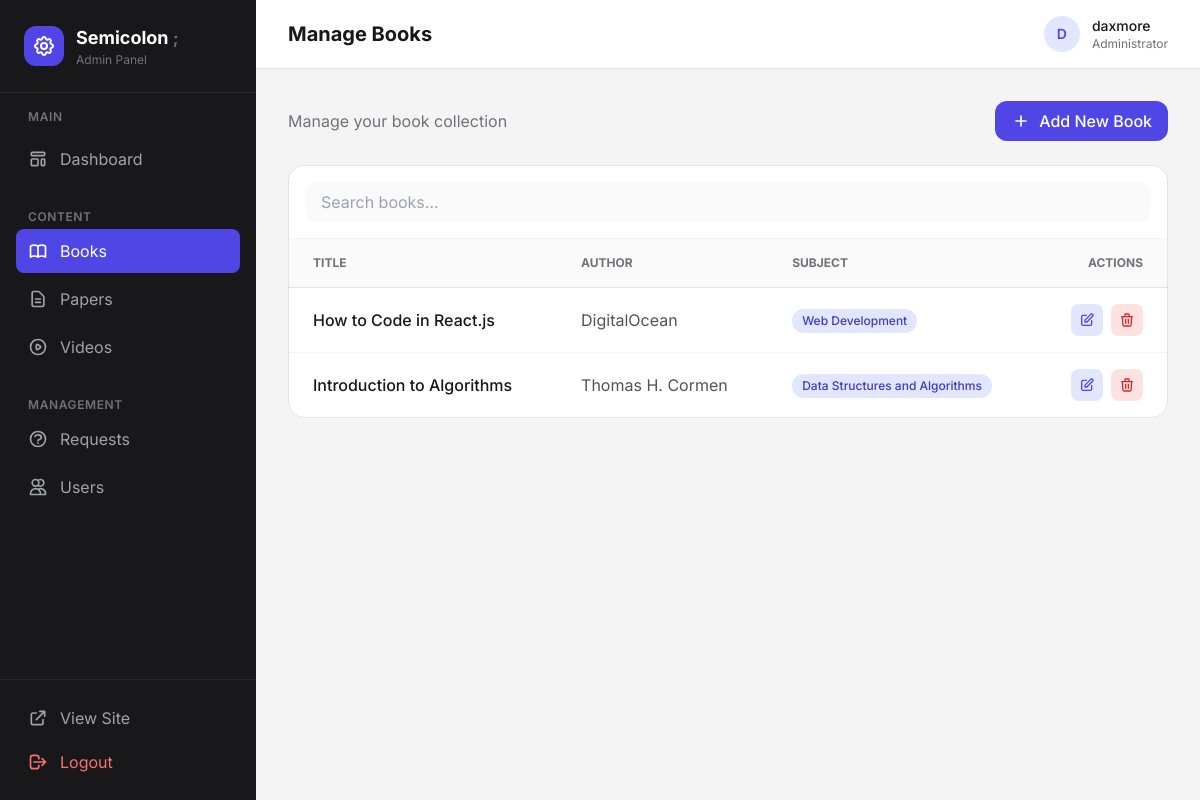
The app's page /admin/books.php (signed in) with its own data.
### tables this page shows
CREATE TABLE IF NOT EXISTS books (
    id INT AUTO_INCREMENT PRIMARY KEY,
    title VARCHAR(255) NOT NULL,
    author VARCHAR(255) NOT NULL,
    description TEXT,
    subject VARCHAR(255),
     
    difficulty VARCHAR(255),
    private_path VARCHAR(255) NOT NULL,  
    cover_image VARCHAR(255),
    slug VARCHAR(255) UNIQUE,
    token VARCHAR(255) UNIQUE,
    created_at TIMESTAMP DEFAULT CURRENT_TIMESTAMP
);

### includes/functions.php (called while the page is built, shortened)
<?php
function get_books($subject = null, $semester = null)
{
    global $conn;
    $sql = "SELECT * FROM books WHERE 1=1";
    $stmt = $conn->prepare($sql);
    $types = '';
    $stmt->execute();
    $result = $stmt->get_result();
    $books = [];
    if ($result->num_rows > 0) {
        while ($row = $result->fetch_assoc()) {
            $books[] = $row;
        }
    }
    return $books;
}
?>

### admin/books.php (the view, shortened to what this page needs)
<?php
require_once '../includes/db.php';
require_once '../includes/functions.php';
$books = get_books();
$showForm = isset($_GET['add']);
include 'header.php';
?>
<div class="flex justify-between items-center mb-6">
    <p class="text-zinc-500">Manage your book collection</p>
    <?php if (!$showForm): ?>
        <a href="books.php?add=1" class="inline-flex items-center gap-2 px-4 py-2 bg-indigo-600 text-white rounded-xl font-medium hover:bg-indigo-700 transition">
            <svg xmlns="http://www.w3.org/2000/svg" class="h-5 w-5" fill="none" viewBox="0 0 24 24" stroke="currentColor" stroke-width="2">
                <path stroke-linecap="round" stroke-linejoin="round" d="M12 6v6m0 0v6m0-6h6m-6 0H6" />
            </svg>
            Add New Book
        </a>
    <?php else: ?>
        <a href="books.php" class="inline-flex items-center gap-2 px-4 py-2 border border-zinc-200 text-zinc-700 rounded-xl font-medium hover:bg-zinc-50 transition">
            Cancel
        </a>
    <?php endif; ?>
</div>
<div class="bg-white rounded-2xl border border-zinc-200 overflow-hidden">
    <div class="p-4 border-b border-zinc-100">
        <input type="text" id="searchInput" onkeyup="searchBooks()" placeholder="Search books..."
            class="w-full px-4 py-2 bg-zinc-50 border-0 rounded-xl focus:ring-2 focus:ring-indigo-500">
    </div>
    <div class="overflow-x-auto">
        <table id="booksTable" class="w-full">
            <thead>
                <tr class="bg-zinc-50 border-b border-zinc-200 text-xs uppercase text-zinc-500 font-semibold">
                    <th class="px-6 py-4 text-left">Title</th>
                    <th class="px-6 py-4 text-left">Author</th>
                    <th class="px-6 py-4 text-left">Subject</th>
                    <th class="px-6 py-4 text-right">Actions</th>
                </tr>
            </thead>
            <tbody class="divide-y divide-zinc-100">
                <?php if (empty($books)): ?>
                    <tr>
                        <td colspan="4" class="px-6 py-12 text-center text-zinc-500">No books found.</td>
                    </tr>
                <?php else: ?>
                    <?php foreach ($books as $book): ?>
                        <tr class="hover:bg-zinc-50 transition">
                            <td class="px-6 py-4 font-medium text-zinc-900"><?php echo htmlspecialchars($book['title']); ?></td>
                            <td class="px-6 py-4 text-zinc-600"><?php echo htmlspecialchars($book['author']); ?></td>
                            <td class="px-6 py-4">
                                <span class="inline-flex px-2.5 py-1 bg-indigo-100 text-indigo-700 rounded-full text-xs font-medium">
                                    <?php echo htmlspecialchars($book['subject']); ?>
                                </span>
                            </td>
                            <td class="px-6 py-4">
                                <div class="flex items-center justify-end gap-2">
                                    <a href="edit_book.php?id=<?php echo $book['id']; ?>" class="p-2 bg-indigo-100 text-indigo-600 rounded-lg hover:bg-indigo-200 transition">
                                        <svg xmlns="http://www.w3.org/2000/svg" class="h-4 w-4" fill="none" viewBox="0 0 24 24" stroke="currentColor" stroke-width="2">
                                            <path stroke-linecap="round" stroke-linejoin="round" d="M11 5H6a2 2 0 00-2 2v11a2 2 0 002 2h11a2 2 0 002-2v-5m-1.414-9.414a2 2 0 112.828 2.828L11.828 15H9v-2.828l8.586-8.586z" />
                                        </svg>
                                    </a>
                                    <form action="books.php" method="post" class="inline" onsubmit="return confirm('Delete this book?');">
                                        <button type="submit" class="p-2 bg-red-100 text-red-600 rounded-lg hover:bg-red-200 transition">
                                            <svg xmlns="http://www.w3.org/2000/svg" class="h-4 w-4" fill="none" viewBox="0 0 24 24" stroke="currentColor" stroke-width="2">
                                                <path stroke-linecap="round" stroke-linejoin="round" d="M19 7l-.867 12.142A2 2 0 0116.138 21H7.862a2 2 0 01-1.995-1.858L5 7m5 4v6m4-6v6m1-10V4a1 1 0 00-1-1h-4a1 1 0 00-1 1v3M4 7h16" />
                                            </svg>
                                        </button>
                                    </form>
                                </div>
                            </td>
                        </tr>
                    <?php endforeach; ?>
                <?php endif; ?>
            </tbody>
        </table>
    </div>
</div>
<?php include 'footer.php'; ?>

### records on screen
books: title "How to Code in React.js", author "DigitalOcean", subject "Web Development"
books: title "Introduction to Algorithms", author "Thomas H. Cormen", subject "Data Structures and Algorithms"

### other values on screen
$titles[$current_page] "Manage Books"
substr($_SESSION['username'] ?? 'A', 0, 1) "D"
$_SESSION['username'] "daxmore"
